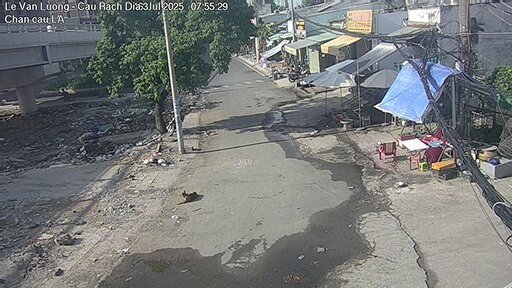
#> input picture DINO/direction_data_article/zenodo_bundle/sample_preview/sample_camera_sequences/100_1752627337.jpg, 512 x 288 px; its folder holds only this picture in this run
$ python validate_blur_laplacian.py   (older library calls are emulated)
#> lines starting #> are read from the running program, lines starting #| are printed output that depends on the picture
"""
=============================================================================
Module: validate_blur_laplacian.py
Nghiệp vụ: Technical Validation V3 - Đo độ sắc nét và phát hiện ảnh mờ/tối
           bằng phương sai toán tử vi phân Laplacian (Laplacian Variance).
=============================================================================
"""

import os
import sys
from typing import Dict, List, Any, Tuple
from PIL import Image
import numpy as np
import cv2

os.environ["KMP_DUPLICATE_LIB_OK"] = "TRUE"


def compute_laplacian_sharpness(img_path: str) -> Tuple[float, float, bool]:
    """
    Tính phương sai Laplacian và độ sáng trung bình.

    Returns:
        Tuple: (laplacian_variance, mean_luminance, is_acceptable)
    """
    img = cv2.imread(img_path)
#> img is the input picture: shape (288, 512, 3); mean B, G, R 119.9, 120.7, 118
    if img is None:
        return 0.0, 0.0, False

    gray = cv2.cvtColor(img, cv2.COLOR_BGR2GRAY)
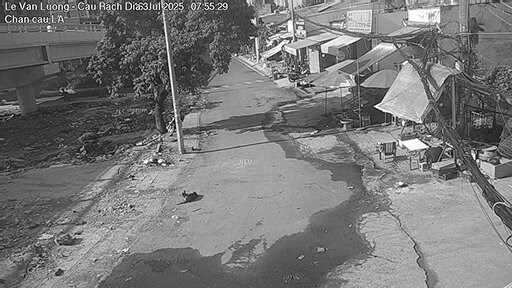
#> gray: shape (288, 512); min 0, max 255, mean 119.8
    mean_lum = float(np.mean(gray))
#> mean_lum = 119.8

    # Tính tích chập Laplacian
    laplacian = cv2.Laplacian(gray, cv2.CV_64F)
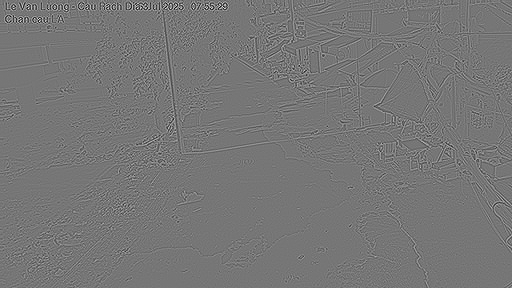
#> laplacian: shape (288, 512) float64; min -655, max 753, mean 0; drawn with min black and max white
    lap_var = float(laplacian.var())
#> lap_var = 5281.4

    # Tiêu chí: không phải ảnh tối đen (lum > 10) và không quá nhòe hoàn toàn (var > 20)
    is_acceptable = (mean_lum >= 10.0) and (lap_var >= 20.0)
#> is_acceptable = True
    return lap_var, mean_lum, is_acceptable


def audit_image_sharpness(image_directory: str) -> Dict[str, Any]:
    """
    Đánh giá độ sắc nét của toàn bộ ảnh trong thư mục.
    """
    print(f"[Image Sharpness & Blur Audit] Processing directory: {image_directory}")
    lap_vars: List[float] = []
    acceptable_count = 0
    blurry_count = 0
    dark_count = 0
    total = 0

    for root_dir, _, filenames in os.walk(image_directory):
        for fname in sorted(filenames):
            if fname.lower().endswith((".jpg", ".jpeg")):
                total += 1
                fp = os.path.join(root_dir, fname)
                l_var, lum, is_acc = compute_laplacian_sharpness(fp)
#> l_var = 5281.4; lum = 119.8; is_acc = True
                lap_vars.append(l_var)

                if lum < 10.0:
                    dark_count += 1
                elif l_var < 50.0:
                    blurry_count += 1
                else:
                    acceptable_count += 1

    mean_var = float(np.mean(lap_vars)) if lap_vars else 0.0
#> mean_var = 5281.4
    median_var = float(np.median(lap_vars)) if lap_vars else 0.0
#> median_var = 5281.4
    std_var = float(np.std(lap_vars)) if lap_vars else 0.0
#> std_var = 0

    report = {
        "total_analyzed": total,
        "sharp_acceptable_frames": acceptable_count,
        "acceptable_ratio_pct": (acceptable_count / total * 100.0) if total > 0 else 0.0,
        "blurry_frames": blurry_count,
        "severely_dark_frames": dark_count,
        "mean_laplacian_variance": mean_var,
        "median_laplacian_variance": median_var,
        "std_laplacian_variance": std_var,
    }
#> report = {'total_analyzed': 1, 'sharp_acceptable_frames': 1, 'acceptable_ratio_pct': 100, 'blurry_frames': 0, 'severely_dark_frames': 0, 'mean_laplacian_variance': 5281.4, 'median_laplacian_variance': 5281.4, 'std_laplacian_variance': 0}

    print("\n--- Image Sharpness Audit Summary ---")
    print(f"Total Analyzed Frames:       {total}")
    print(f"Acceptable Sharp Frames:     {acceptable_count} ({report['acceptable_ratio_pct']:.2f}%)")
#| Acceptable Sharp Frames:     1 (100.00%)
    print(f"Blurry Frames (Var < 50):    {blurry_count}")
    print(f"Severe Dark Frames (Lum<10): {dark_count}")
    print(f"Laplacian Variance (Mean):   {mean_var:.2f} +/- {std_var:.2f} (Median: {median_var:.2f})")
#| Laplacian Variance (Mean):   5281.38 +/- 0.00 (Median: 5281.38)
    return report


if __name__ == "__main__":
    test_dir = sys.argv[1] if len(sys.argv) > 1 else "g:/nckh/DINO/direction_data_article/zenodo_bundle/sample_preview/sample_camera_sequences"
    audit_image_sharpness(test_dir)

$ run again, on DINO/direction_data_article/zenodo_bundle/sample_preview/sample_camera_sequences/101_1757172532.jpg
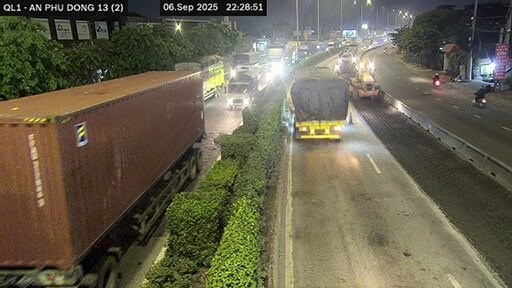
#> input picture DINO/direction_data_article/zenodo_bundle/sample_preview/sample_camera_sequences/101_1757172532.jpg, 512 x 288 px
#> in compute_laplacian_sharpness, img is the input picture: shape (288, 512, 3); mean B, G, R 77.5, 97.3, 103.1
#> in compute_laplacian_sharpness, `gray = cv2.cvtColor(img, cv2.COLOR_BGR2GRAY)`:
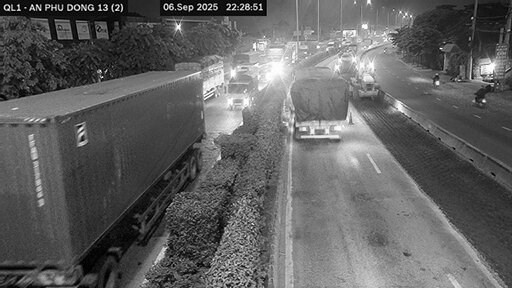
#> gray: shape (288, 512); min 0, max 255, mean 96.7
#> mean_lum = 96.74
#> in compute_laplacian_sharpness, `laplacian = cv2.Laplacian(gray, cv2.CV_64F)`:
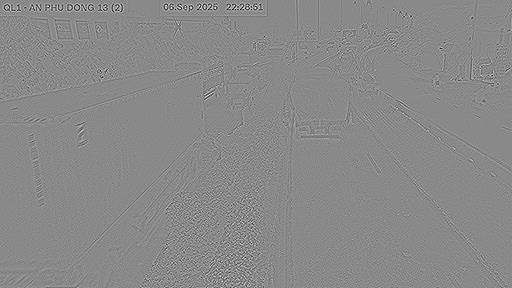
#> laplacian: shape (288, 512) float64; min -621, max 531, mean 0; drawn with min black and max white
#> lap_var = 1935.3
#> is_acceptable = True
#> l_var = 1935.3; lum = 96.74; is_acc = True
#> mean_var = 1935.3
#> std_var = 0
#> report = {'total_analyzed': 1, 'sharp_acceptable_frames': 1, 'acceptable_ratio_pct': 100, 'blurry_frames': 0, 'severely_dark_frames': 0, 'mean_laplacian_variance': 1935.3, 'median_laplacian_variance': 1935.3, 'std_laplacian_variance': 0}
#| Acceptable Sharp Frames:     1 (100.00%)
#| Laplacian Variance (Mean):   1935.32 +/- 0.00 (Median: 1935.32)

$ run again, on DINO/direction_data_article/zenodo_bundle/sample_preview/sample_camera_sequences/101_1757172567.jpg
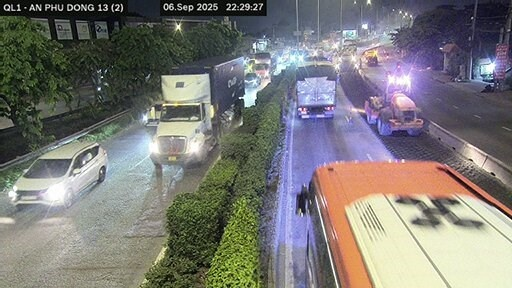
#> input picture DINO/direction_data_article/zenodo_bundle/sample_preview/sample_camera_sequences/101_1757172567.jpg, 512 x 288 px
#> in compute_laplacian_sharpness, img is the input picture: shape (288, 512, 3); mean B, G, R 118.5, 121.4, 123
#> in compute_laplacian_sharpness, `gray = cv2.cvtColor(img, cv2.COLOR_BGR2GRAY)`:
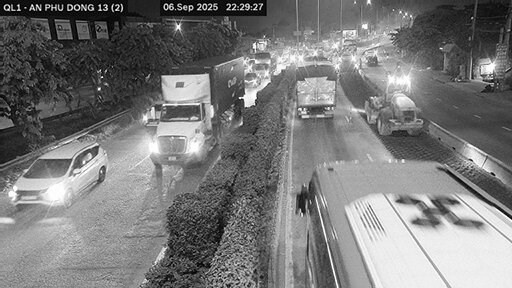
#> gray: shape (288, 512); min 0, max 255, mean 121.5
#> mean_lum = 121.5
#> in compute_laplacian_sharpness, `laplacian = cv2.Laplacian(gray, cv2.CV_64F)`:
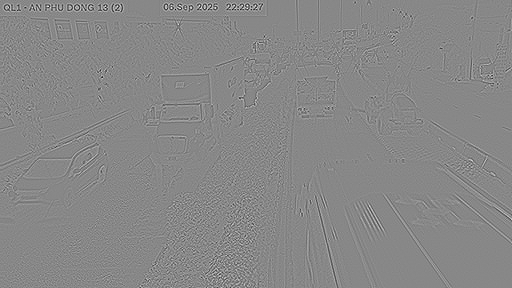
#> laplacian: shape (288, 512) float64; min -629, max 552, mean 0; drawn with min black and max white
#> lap_var = 2584.3
#> is_acceptable = True
#> l_var = 2584.3; lum = 121.5; is_acc = True
#> mean_var = 2584.3
#> std_var = 0
#> report = {'total_analyzed': 1, 'sharp_acceptable_frames': 1, 'acceptable_ratio_pct': 100, 'blurry_frames': 0, 'severely_dark_frames': 0, 'mean_laplacian_variance': 2584.3, 'median_laplacian_variance': 2584.3, 'std_laplacian_variance': 0}
#| Acceptable Sharp Frames:     1 (100.00%)
#| Laplacian Variance (Mean):   2584.32 +/- 0.00 (Median: 2584.32)

$ run again, on DINO/direction_data_article/zenodo_bundle/sample_preview/sample_camera_sequences/101_1757211652.jpg
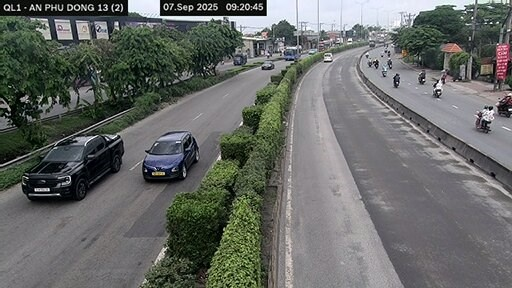
#> input picture DINO/direction_data_article/zenodo_bundle/sample_preview/sample_camera_sequences/101_1757211652.jpg, 512 x 288 px
#> in compute_laplacian_sharpness, img is the input picture: shape (288, 512, 3); mean B, G, R 102.4, 105.5, 102.6
#> in compute_laplacian_sharpness, `gray = cv2.cvtColor(img, cv2.COLOR_BGR2GRAY)`:
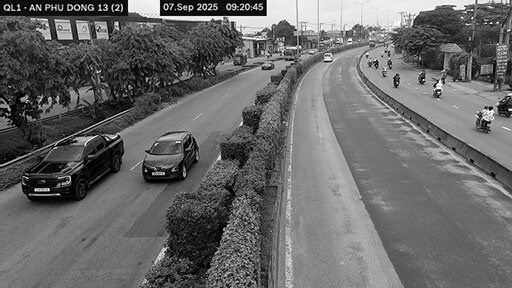
#> gray: shape (288, 512); min 0, max 255, mean 104.3
#> mean_lum = 104.3
#> in compute_laplacian_sharpness, `laplacian = cv2.Laplacian(gray, cv2.CV_64F)`:
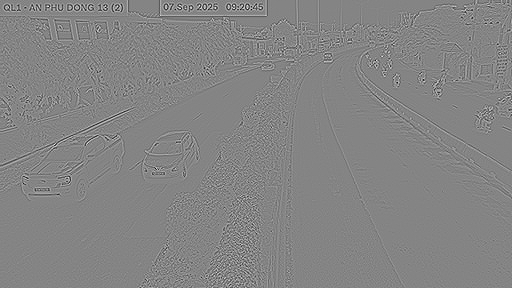
#> laplacian: shape (288, 512) float64; min -594, max 549, mean 0; drawn with min black and max white
#> lap_var = 3707
#> is_acceptable = True
#> l_var = 3707; lum = 104.3; is_acc = True
#> mean_var = 3707
#> std_var = 0
#> report = {'total_analyzed': 1, 'sharp_acceptable_frames': 1, 'acceptable_ratio_pct': 100, 'blurry_frames': 0, 'severely_dark_frames': 0, 'mean_laplacian_variance': 3707, 'median_laplacian_variance': 3707, 'std_laplacian_variance': 0}
#| Acceptable Sharp Frames:     1 (100.00%)
#| Laplacian Variance (Mean):   3706.99 +/- 0.00 (Median: 3706.99)
